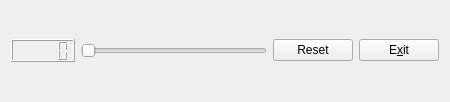
<?xml version="1.0" encoding="UTF-8"?>
<ui version="4.0">
 <class>MyForm</class>
 <widget class="QWidget" name="MyForm">
  <property name="geometry">
   <rect>
    <x>0</x>
    <y>0</y>
    <width>450</width>
    <height>102</height>
   </rect>
  </property>
  <property name="windowTitle">
   <string>MyForm</string>
  </property>
  <layout class="QVBoxLayout" name="verticalLayout">
   <item>
    <layout class="QHBoxLayout" name="horizontalLayout">
     <item>
      <widget class="MyNumber" name="lcdNumber"/>
     </item>
     <item>
      <widget class="QSlider" name="horizontalSlider">
       <property name="orientation">
        <enum>Qt::Horizontal</enum>
       </property>
      </widget>
     </item>
     <item>
      <widget class="QPushButton" name="pushButton_2">
       <property name="text">
        <string>Reset</string>
       </property>
      </widget>
     </item>
     <item>
      <widget class="QPushButton" name="pushButton">
       <property name="text">
        <string>E&amp;xit</string>
       </property>
      </widget>
     </item>
    </layout>
   </item>
  </layout>
 </widget>
 <customwidgets>
  <customwidget>
   <class>MyNumber</class>
   <extends>QLCDNumber</extends>
   <header>MyNumber.h</header>
  </customwidget>
 </customwidgets>
 <resources/>
 <connections>
  <connection>
   <sender>pushButton</sender>
   <signal>clicked()</signal>
   <receiver>MyForm</receiver>
   <slot>close()</slot>
   <hints>
    <hint type="sourcelabel">
     <x>424</x>
     <y>62</y>
    </hint>
    <hint type="destinationlabel">
     <x>374</x>
     <y>78</y>
    </hint>
   </hints>
  </connection>
 </connections>
</ui>
